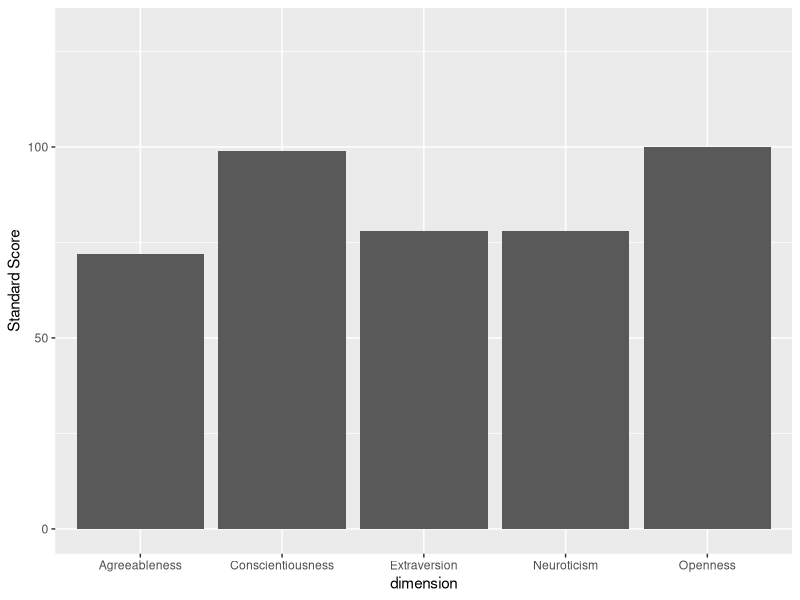

Here is the R script that generated this plot:
## ---- chunk 1

library(psych)
data(bfi)            ## fresh load each time (no mistake RE-recodes)

bfi$A1 <- 7-bfi$A1   ## Item recodes

bfi$C4 <- 7-bfi$C4
bfi$C5 <- 7-bfi$C5

bfi$E1 <- 7-bfi$E1
bfi$E2 <- 7-bfi$E2

bfi$O2 <- 7-bfi$O2
bfi$O5 <- 7-bfi$O5


respondent <- bfi[2800,]    ## isolating 1 respondent
norms      <- bfi[-2800,]

respondent[29] <- "Nörm N. Nörmman"
colnames(respondent)[29] <- "name"

## ---- chunk 2

agree_norm <- rowMeans(norms[1:5], na.rm=TRUE) 
cons_norm  <- rowMeans(norms[6:10], na.rm=TRUE)
extra_norm <- rowMeans(norms[11:15], na.rm=TRUE)
neuro_norm <- rowMeans(norms[16:20], na.rm=TRUE)
open_norm  <- rowMeans(norms[21:25], na.rm=TRUE)

agree_mean <- mean(agree_norm, na.rm = TRUE)
agree_sd   <- sd(agree_norm, na.rm = TRUE)

cons_mean  <- mean(cons_norm, na.rm = TRUE)
cons_sd    <- sd(cons_norm, na.rm = TRUE)

extra_mean <- mean(extra_norm, na.rm = TRUE)
extra_sd   <- sd(extra_norm, na.rm = TRUE)

neuro_mean <- mean(neuro_norm, na.rm = TRUE)
neuro_sd   <- sd(neuro_norm, na.rm = TRUE)

open_mean  <- mean(open_norm, na.rm = TRUE)
open_sd    <- sd(open_norm, na.rm = TRUE)

## ---- chunk 3

agree <- rowMeans(respondent[1:5], na.rm=TRUE) 
cons  <- rowMeans(respondent[6:10], na.rm=TRUE)
extra <- rowMeans(respondent[11:15], na.rm=TRUE)
neuro <- rowMeans(respondent[16:20], na.rm=TRUE)
open  <- rowMeans(respondent[21:25], na.rm=TRUE)

## Scale scores (μ=100, σ=15)

agree_ss <- round(((((agree-agree_mean)/agree_sd)*15)+100),0)
cons_ss  <- round(((((cons-cons_mean)/cons_sd)*15)+100),0)
extra_ss <- round(((((extra-extra_mean)/extra_sd)*15)+100),0)
neuro_ss <- round(((((neuro-neuro_mean)/neuro_sd)*15)+100),0)
open_ss  <- round(((((open-open_mean)/open_sd)*15)+100),0)

scores <- rbind(agree_ss, cons_ss, extra_ss, neuro_ss, open_ss)
dimension <- c("Agreeableness", 
               "Conscientiousness", 
               "Extraversion",
               "Neuroticism",
               "Openness")
toplot <- as.data.frame(cbind(dimension, scores))
colnames(toplot)[2] <- "Standard Score"

toplot$`Standard Score` <- as.numeric(as.character(toplot$`Standard Score`))

## ---- chunk 4

library(ggplot2)

ggplot(toplot,
       aes(x=dimension,y=`Standard Score`)) +
       geom_bar(stat="identity") +
       scale_y_continuous(limits = c(0, 130))
